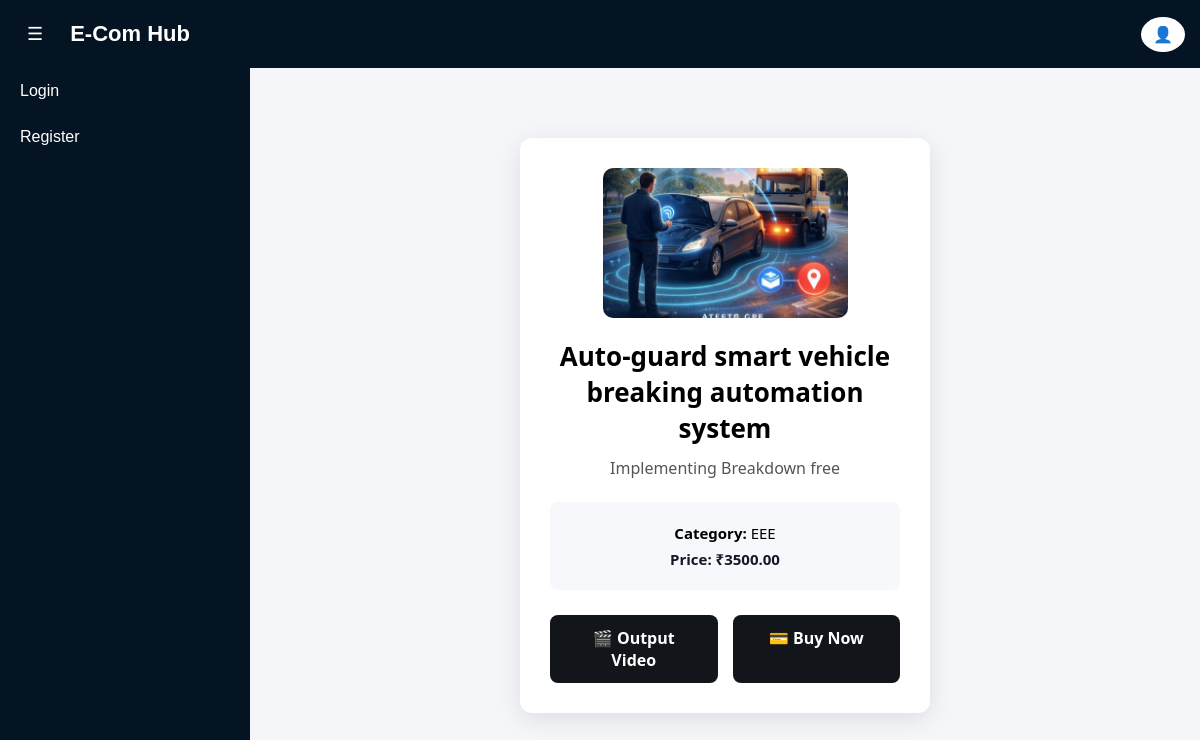
/projects/20/, run on an earlier commit of the app's database.
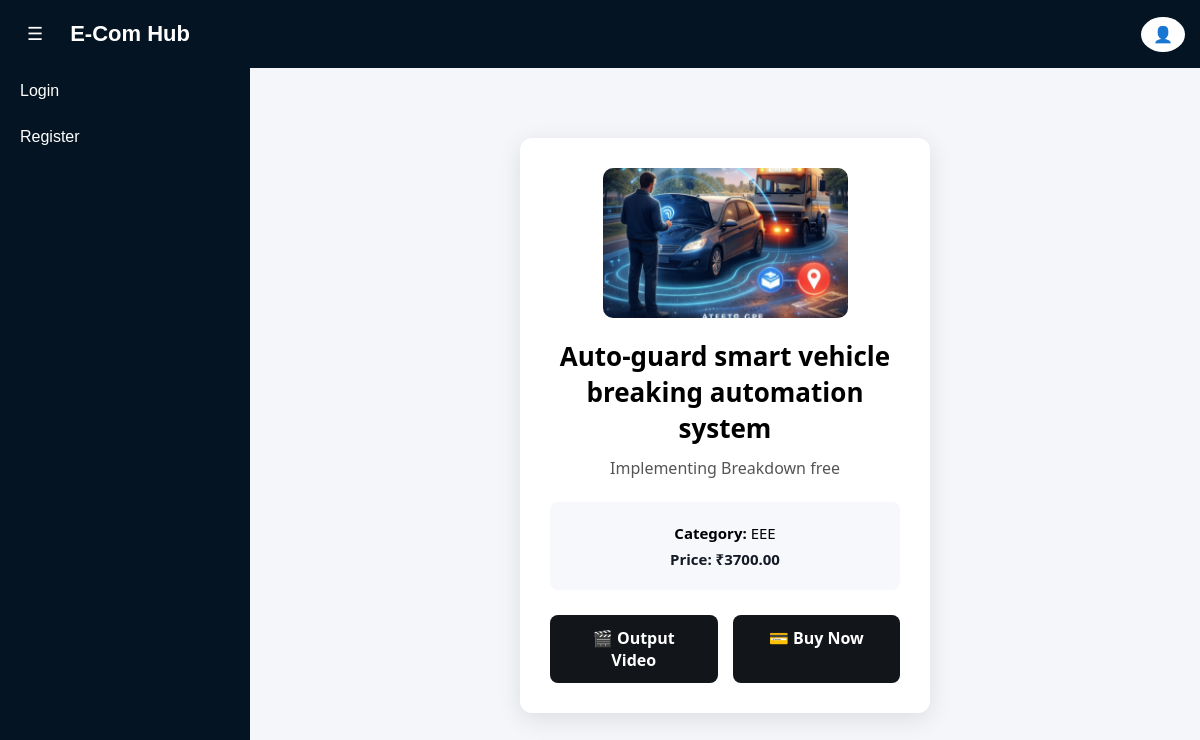
And on a later commit of the database.
### ecom_app/models.py (models this page shows, shortened)
class Project(models.Model):
    CATEGORY_CHOICES = (
        ('AI', 'Artificial Intelligence'),
        ('ML', 'Machine Learning'),
        ('DL', 'Deep Learning'),
        ('WEB', 'Web Development'),
        ('IOT', 'Internet of Things'),
        ('DATA', 'Data Science'),
    )
    title = models.CharField(max_length=255)
    video = models.FileField(upload_to='videos/', null=True, blank=True)
    description = models.TextField()
    category = models.CharField(max_length=50, choices=CATEGORY_CHOICES)
    price = models.DecimalField(max_digits=10, decimal_places=2)
    google_drive_link = models.URLField()
    project_image = models.ImageField(upload_to='projects/', null=True, blank=True)
    created_at = models.DateTimeField(auto_now_add=True)

### ecom_app/user_side.py (the view)
# urls.py: path('projects/<int:pk>/', views.project_detail, name='project_detail'),
def project_detail(request, pk):
    project = get_object_or_404(Project, pk=pk)
    return render(request, 'user/project_detail.html', {'project': project})

### ecom_app/templates/user/project_detail.html (shortened to what this page needs)
{% extends 'user/user_base.html' %}
{% block content %}
<div class="detail-container">
<div class="detail-card">
<img src="{{ project.project_image.url }}" class="project-image">
<div class="project-title">{{ project.title }}</div>
<p class="project-desc">{{ project.description }}</p>
<div class="project-info">
<p><b>Category:</b> {{ project.category }}</p>
<p class="price">Price: ₹{{ project.price }}</p>
</div>
<div class="button-group">
<a href="#" class="buy-btn">🎬 Output Video</a>
<a href="{% url 'initiate_payment' project.id %}" class="buy-btn">
💳 Buy Now
</a>
</div>
</div>
</div>
{% endblock %}

What changed in the data, as far as the page shows it:
changed Project "Auto-guard smart vehicle breaking automation system": price "3500.00" → "3700.00"
